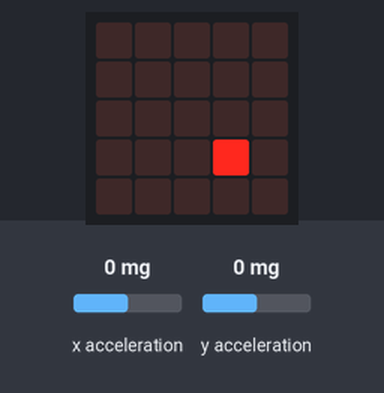
The program below on a simulated BBC micro:bit (MakeCode). On the bench: the board's 5×5 LED display. Inputs (shaded band) come from the test bench; at power-on: x acceleration 0 mg, y acceleration 0 mg.

Above: at 1.2 s.
1.3 s: x acceleration set to -2 mg
At 2.0 s:
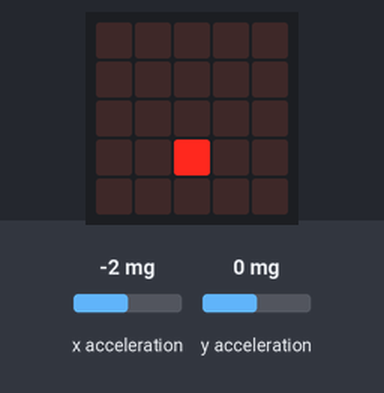
2.8 s: y acceleration set to -2 mg
At 3.4 s:
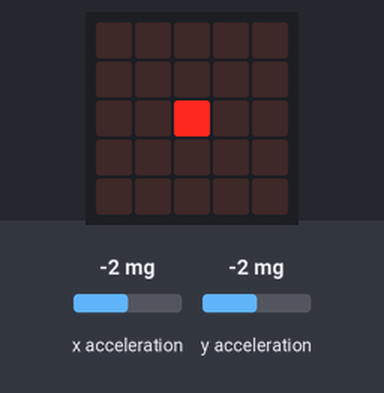
4.3 s: x acceleration set to -190 mg
5.8 s: x acceleration set to -210 mg
At 6.6 s:
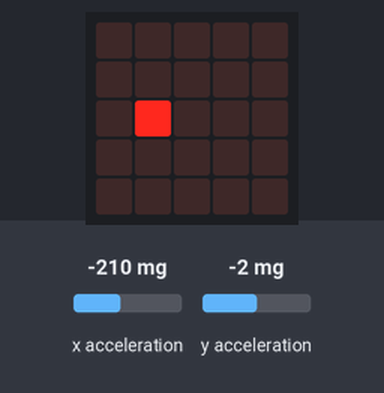
7.3 s: y acceleration set to -1440 mg
At 8.0 s:
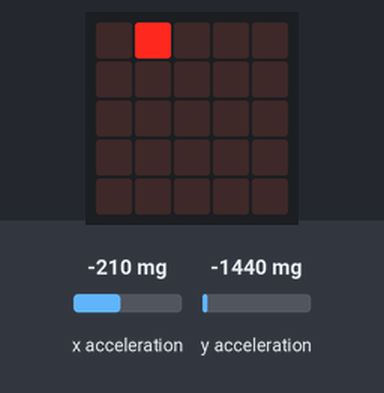
8.8 s: y acceleration set to 0 mg
At 9.3 s:
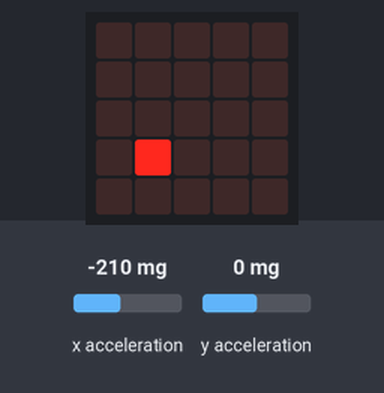
Timing chart, 0 to 11.3 s (numbered marks = the images above; inputs shaded):
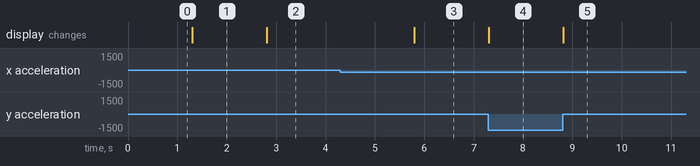

Measured:
- the behaviour switches between 0 and -1 mg on x acceleration (found by bisection; images 0 and 1)
- the behaviour switches between 0 and -1 mg on y acceleration (found by bisection; images 1 and 2)
- the behaviour switches between -200 and -201 mg on x acceleration (found by bisection; images 2 and 3)
- after the input at 1.3 s, the display: changes at once (image 1)
- after the input at 2.8 s, the display: changes at once (image 2)
- after the input at 4.3 s, every drawn part: stays the same
- after the input at 5.8 s, the display: changes at once (image 3)
- after the input at 7.3 s, the display: changes at once (image 4)
- after the input at 8.8 s, the display: changes at once (image 5)

The program:

main.ts
```typescript
let Y = 0
let X = 0
let Pintar_X = 0
let Pintar_Y = 0
basic.forever(function () {
    basic.clearScreen()
    led.setBrightness(255)
    Y = input.acceleration(Dimension.Y)
    X = input.acceleration(Dimension.X)
    if (X < -700) {
        Pintar_X = 0
    } else if (X < -200) {
        Pintar_X = 1
    } else if (X < 0) {
        Pintar_X = 2
    } else if (X < 200) {
        Pintar_X = 3
    } else if (X < 200) {
        Pintar_X = 4
    }
    if (Y < -700) {
        Pintar_Y = 0
    } else if (Y < -200) {
        Pintar_Y = 1
    } else if (Y < 0) {
        Pintar_Y = 2
    } else if (Y < 200) {
        Pintar_Y = 3
    } else if (Y < 200) {
        Pintar_Y = 4
    }
    led.plot(Pintar_X, Pintar_Y)
})
```

test.ts
```typescript
// aquí va el archivo "tests"; esto no se compilará cuando este paquete se utilice como una extensión.
```
